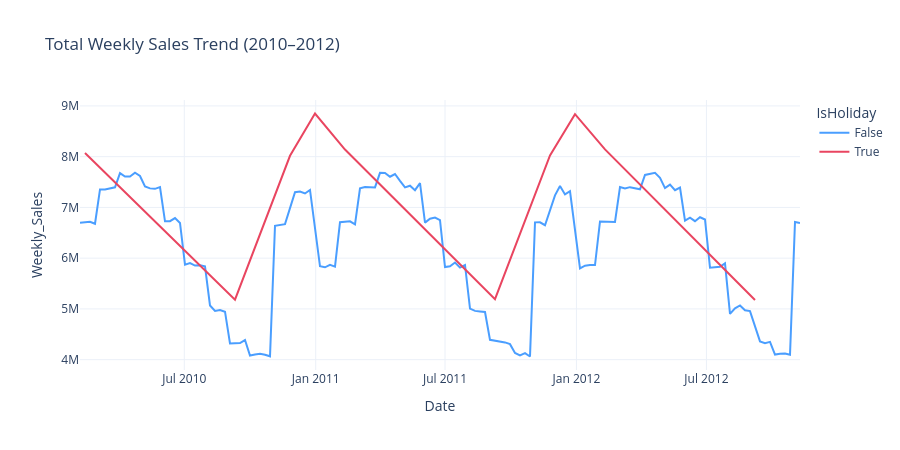

Write notebook code for a chart like this one.
### Markdown cell above
## Chart 2 — Sales Trend Over Time

### Code cell
weekly = df.groupby(['Date', 'IsHoliday'])['Weekly_Sales'].sum().reset_index()
fig2 = px.line(weekly, x='Date', y='Weekly_Sales', color='IsHoliday',
               color_discrete_map={True: '#e94560', False: '#4a9eff'},
               title='Total Weekly Sales Trend (2010–2012)')
fig2.update_layout(height=450, template='plotly_white')
fig2.show()

### Figure 1 — Plotly figure (JSON) as saved in the notebook; plotly's stock layout.template omitted (floating-point values rounded to 4 significant figures; data arrays with more than 128 entries replaced by an {"elided": "..."} marker saying what was removed)
{"data": [{"hovertemplate": "IsHoliday=False<br>Date=%{x}<br>Weekly_Sales=%{y}<extra></extra>", "legendgroup": "False", "line": {"color": "#4a9eff", "dash": "solid"}, "marker": {"symbol": "circle"}, "mode": "lines", "name": "False", "orientation": "v", "showlegend": true, "type": "scatter", "x": {"elided": "135 str values"}, "xaxis": "x", "y": {"elided": "135 float values"}, "yaxis": "y"}, {"hovertemplate": "IsHoliday=True<br>Date=%{x}<br>Weekly_Sales=%{y}<extra></extra>", "legendgroup": "True", "line": {"color": "#e94560", "dash": "solid"}, "marker": {"symbol": "circle"}, "mode": "lines", "name": "True", "orientation": "v", "showlegend": true, "type": "scatter", "x": ["2010-02-12T00:00:00.000000000", "2010-09-10T00:00:00.000000000", "2010-11-26T00:00:00.000000000", "2010-12-31T00:00:00.000000000", "2011-02-11T00:00:00.000000000", "2011-09-09T00:00:00.000000000", "2011-11-25T00:00:00.000000000", "2011-12-30T00:00:00.000000000", "2012-02-10T00:00:00.000000000", "2012-09-07T00:00:00.000000000"], "xaxis": "x", "y": [8071000.0, 5183000.0, 8018000.0, 8851000.0, 8141000.0, 5192000.0, 8023000.0, 8837000.0, 8143000.0, 5175000.0], "yaxis": "y"}], "layout": {"height": 450, "legend": {"title": {"text": "IsHoliday"}, "tracegroupgap": 0}, "title": {"text": "Total Weekly Sales Trend (2010–2012)"}, "xaxis": {"anchor": "y", "domain": [0, 1], "title": {"text": "Date"}}, "yaxis": {"anchor": "x", "domain": [0, 1], "title": {"text": "Weekly_Sales"}}}}
